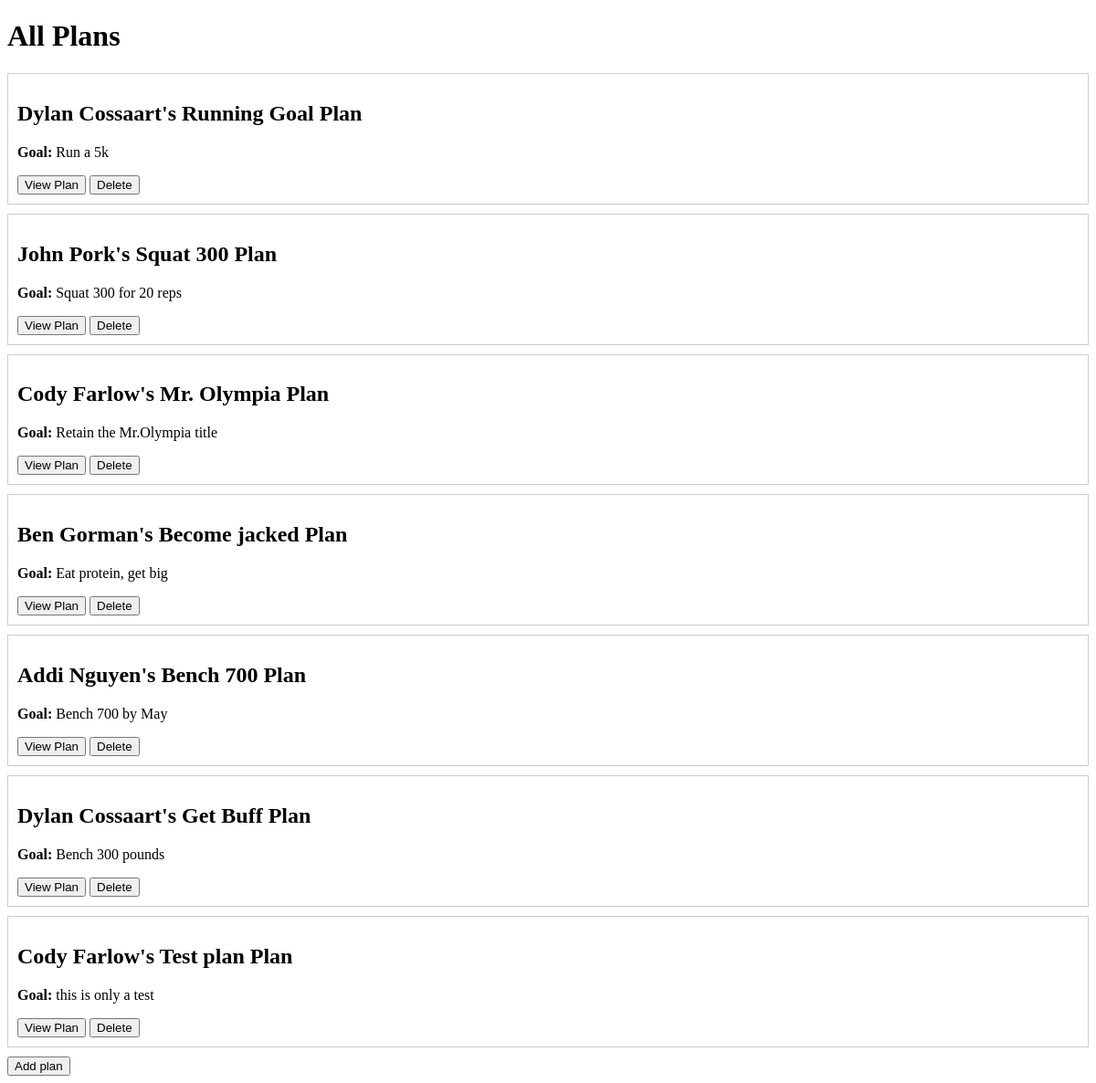
/plans, run on an earlier commit of the app's database.
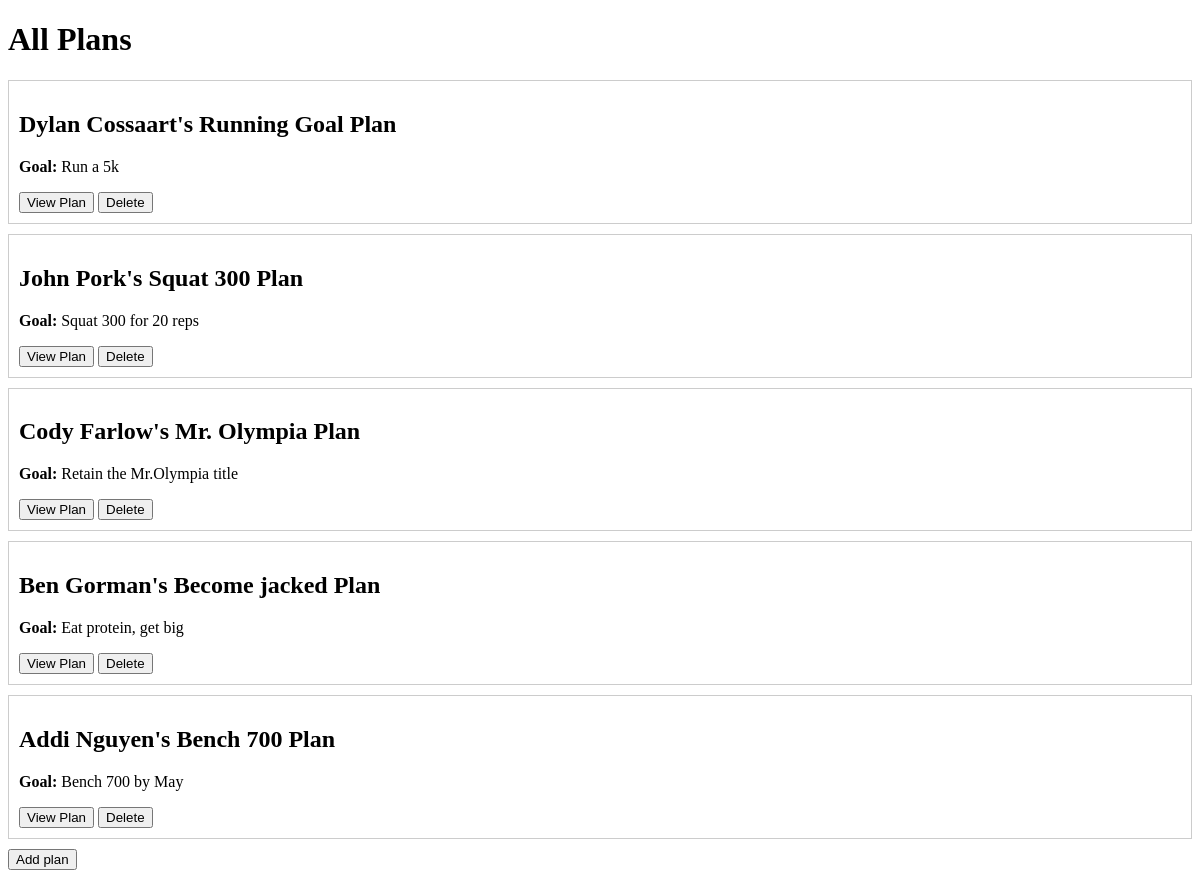
And on a later commit of the database.
### models.py (models this page shows)
class Plan(db.Model):
    __tablename__ = "Plans"
    plan_id = db.Column(db.Integer, primary_key=True)
    user_id = db.Column(db.Integer, db.ForeignKey("Users.user_id"), nullable=False)
    name = db.Column(db.Text, nullable=False)
    goal = db.Column(db.Text)
    description = db.Column(db.Text)
    start_date = db.Column(db.Date)
    end_date = db.Column(db.Date)
    created_at = db.Column(db.DateTime, nullable=False, server_default=db.func.current_timestamp())
    updated_at = db.Column(db.DateTime, nullable=False, server_default=db.func.current_timestamp())
    user = db.relationship("User", back_populates="plans")
    workouts = db.relationship("Workout", back_populates="plan")

### routes.py (the view)
@main.route("/plans", methods=["GET"])
def get_plans():
    plans_query = db.session.query(Plan, User).join(User, Plan.user_id == User.user_id).all()
    plans = []
    for plan, user in plans_query:
        plans.append({
            "plan_id": plan.plan_id,
            "user_id": user.user_id,
            "user_name": user.name,
            "name": plan.name,
            "goal": plan.goal
        })
    return render_template("plans.html", plans=plans)

### models.py (called while the page is built)
    @property
    def name(self):
        return f"{self.first_name} {self.last_name}".strip()

### templates/plans.html (shortened to what this page needs)
<!DOCTYPE html>
<html lang="en">
<head>
</head>
<body>
    <h1>All Plans</h1>
    {% if plans %}
    {% for plan in plans %}
    <div style="border: 1px solid #ccc; padding: 10px; margin-bottom: 10px;">
        <h2>{{plan.user_name}}'s {{ plan.name }} Plan</h2>
        <p><strong>Goal:</strong> {{ plan.goal }}</p>
        <button onclick="viewPlan('{{plan.plan_id}}')">View Plan</button>
        <form action="{{ url_for('main.delete_plan', plan_id=plan.plan_id) }}" method="POST" style="display:inline;">
            <button type="submit" onclick="return confirm('Are you sure you want to delete this plan?')">
                Delete
            </button>
        </form>
    </div>
    {% endfor %}
    {% else %}
    <p>No plans found in the database</p>
    {% endif %}
    <button onclick="addPlan()">Add plan</button>
</body>
</html>

What changed in the data, as far as the page shows it:
removed Plan: user_name "Dylan Cossaart", name "Get Buff", goal "Bench 300 pounds"
removed Plan: user_name "Cody Farlow", name "Test plan", goal "this is only a test"
